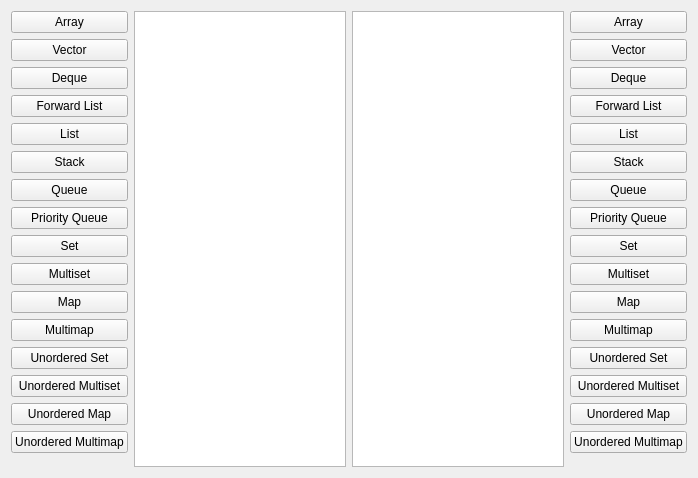
<?xml version="1.0" encoding="UTF-8"?>
<ui version="4.0">
 <class>ContainerForm</class>
 <widget class="QWidget" name="ContainerForm">
  <property name="geometry">
   <rect>
    <x>0</x>
    <y>0</y>
    <width>698</width>
    <height>478</height>
   </rect>
  </property>
  <property name="windowTitle">
   <string>Form</string>
  </property>
  <layout class="QHBoxLayout" name="horizontalLayout">
   <item>
    <layout class="QVBoxLayout" name="verticalLayout">
     <item>
      <widget class="QPushButton" name="btnArray">
       <property name="text">
        <string>Array</string>
       </property>
      </widget>
     </item>
     <item>
      <widget class="QPushButton" name="btnVector">
       <property name="text">
        <string>Vector</string>
       </property>
      </widget>
     </item>
     <item>
      <widget class="QPushButton" name="btnDeque">
       <property name="text">
        <string>Deque</string>
       </property>
      </widget>
     </item>
     <item>
      <widget class="QPushButton" name="btnFList">
       <property name="text">
        <string>Forward List</string>
       </property>
      </widget>
     </item>
     <item>
      <widget class="QPushButton" name="btnList">
       <property name="text">
        <string>List</string>
       </property>
      </widget>
     </item>
     <item>
      <widget class="QPushButton" name="btnStack">
       <property name="text">
        <string>Stack</string>
       </property>
      </widget>
     </item>
     <item>
      <widget class="QPushButton" name="btnQueue">
       <property name="text">
        <string>Queue</string>
       </property>
      </widget>
     </item>
     <item>
      <widget class="QPushButton" name="btnPQueue">
       <property name="text">
        <string>Priority Queue</string>
       </property>
      </widget>
     </item>
     <item>
      <widget class="QPushButton" name="btnSet">
       <property name="text">
        <string>Set</string>
       </property>
      </widget>
     </item>
     <item>
      <widget class="QPushButton" name="btnMset">
       <property name="text">
        <string>Multiset</string>
       </property>
      </widget>
     </item>
     <item>
      <widget class="QPushButton" name="btnMap">
       <property name="text">
        <string>Map</string>
       </property>
      </widget>
     </item>
     <item>
      <widget class="QPushButton" name="btnMmap">
       <property name="text">
        <string>Multimap</string>
       </property>
      </widget>
     </item>
     <item>
      <widget class="QPushButton" name="btnUset">
       <property name="text">
        <string>Unordered Set</string>
       </property>
      </widget>
     </item>
     <item>
      <widget class="QPushButton" name="btnUnMset">
       <property name="text">
        <string>Unordered Multiset</string>
       </property>
      </widget>
     </item>
     <item>
      <widget class="QPushButton" name="btnUnMap">
       <property name="text">
        <string>Unordered Map</string>
       </property>
      </widget>
     </item>
     <item>
      <widget class="QPushButton" name="btnMmap_2">
       <property name="text">
        <string>Unordered Multimap</string>
       </property>
      </widget>
     </item>
    </layout>
   </item>
   <item>
    <widget class="QListWidget" name="listWidget"/>
   </item>
   <item>
    <widget class="QListWidget" name="listWidget_2"/>
   </item>
   <item>
    <layout class="QVBoxLayout" name="verticalLayout_2">
     <item>
      <widget class="QPushButton" name="btnArray_2">
       <property name="text">
        <string>Array</string>
       </property>
      </widget>
     </item>
     <item>
      <widget class="QPushButton" name="pushButton_18">
       <property name="text">
        <string>Vector</string>
       </property>
      </widget>
     </item>
     <item>
      <widget class="QPushButton" name="pushButton_19">
       <property name="text">
        <string>Deque</string>
       </property>
      </widget>
     </item>
     <item>
      <widget class="QPushButton" name="pushButton_20">
       <property name="text">
        <string>Forward List</string>
       </property>
      </widget>
     </item>
     <item>
      <widget class="QPushButton" name="pushButton_21">
       <property name="text">
        <string>List</string>
       </property>
      </widget>
     </item>
     <item>
      <widget class="QPushButton" name="pushButton_22">
       <property name="text">
        <string>Stack</string>
       </property>
      </widget>
     </item>
     <item>
      <widget class="QPushButton" name="pushButton_23">
       <property name="text">
        <string>Queue</string>
       </property>
      </widget>
     </item>
     <item>
      <widget class="QPushButton" name="pushButton_24">
       <property name="text">
        <string>Priority Queue</string>
       </property>
      </widget>
     </item>
     <item>
      <widget class="QPushButton" name="pushButton_25">
       <property name="text">
        <string>Set</string>
       </property>
      </widget>
     </item>
     <item>
      <widget class="QPushButton" name="pushButton_26">
       <property name="text">
        <string>Multiset</string>
       </property>
      </widget>
     </item>
     <item>
      <widget class="QPushButton" name="pushButton_27">
       <property name="text">
        <string>Map</string>
       </property>
      </widget>
     </item>
     <item>
      <widget class="QPushButton" name="pushButton_28">
       <property name="text">
        <string>Multimap</string>
       </property>
      </widget>
     </item>
     <item>
      <widget class="QPushButton" name="pushButton_29">
       <property name="text">
        <string>Unordered Set</string>
       </property>
      </widget>
     </item>
     <item>
      <widget class="QPushButton" name="pushButton_30">
       <property name="text">
        <string>Unordered Multiset</string>
       </property>
      </widget>
     </item>
     <item>
      <widget class="QPushButton" name="pushButton_31">
       <property name="text">
        <string>Unordered Map</string>
       </property>
      </widget>
     </item>
     <item>
      <widget class="QPushButton" name="pushButton_32">
       <property name="text">
        <string>Unordered Multimap</string>
       </property>
      </widget>
     </item>
    </layout>
   </item>
  </layout>
 </widget>
 <resources/>
 <connections/>
</ui>
